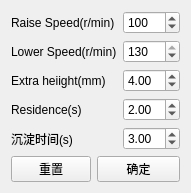
<?xml version="1.0" encoding="UTF-8"?>
<ui version="4.0">
 <class>CyclePrintSetting</class>
 <widget class="QWidget" name="CyclePrintSetting">
  <property name="windowModality">
   <enum>Qt::NonModal</enum>
  </property>
  <property name="geometry">
   <rect>
    <x>0</x>
    <y>0</y>
    <width>186</width>
    <height>187</height>
   </rect>
  </property>
  <property name="maximumSize">
   <size>
    <width>474</width>
    <height>237</height>
   </size>
  </property>
  <property name="focusPolicy">
   <enum>Qt::NoFocus</enum>
  </property>
  <property name="windowTitle">
   <string>打印参数设置</string>
  </property>
  <layout class="QGridLayout" name="gridLayout">
   <item row="0" column="0" colspan="2">
    <widget class="QLabel" name="label">
     <property name="text">
      <string>Raise Speed(r/min)</string>
     </property>
    </widget>
   </item>
   <item row="0" column="2">
    <widget class="QSpinBox" name="spinBoxRaiseSpd1">
     <property name="maximum">
      <number>130</number>
     </property>
     <property name="value">
      <number>100</number>
     </property>
    </widget>
   </item>
   <item row="1" column="0" colspan="2">
    <widget class="QLabel" name="label_2">
     <property name="text">
      <string>Lower Speed(r/min)</string>
     </property>
    </widget>
   </item>
   <item row="1" column="2">
    <widget class="QSpinBox" name="spinBoxLowerSpd1">
     <property name="maximum">
      <number>130</number>
     </property>
     <property name="value">
      <number>130</number>
     </property>
    </widget>
   </item>
   <item row="2" column="0" colspan="2">
    <widget class="QLabel" name="label_5">
     <property name="text">
      <string>Extra heiight(mm)</string>
     </property>
    </widget>
   </item>
   <item row="2" column="2">
    <widget class="QDoubleSpinBox" name="doubleSpinBoxOverlift1">
     <property name="maximum">
      <double>9.000000000000000</double>
     </property>
     <property name="value">
      <double>4.000000000000000</double>
     </property>
    </widget>
   </item>
   <item row="3" column="0" colspan="2">
    <widget class="QLabel" name="label_6">
     <property name="toolTip">
      <string>停留时间</string>
     </property>
     <property name="text">
      <string>Residence(s)</string>
     </property>
    </widget>
   </item>
   <item row="3" column="2">
    <widget class="QDoubleSpinBox" name="doubleSpinBoxBreathe1">
     <property name="maximum">
      <double>60.000000000000000</double>
     </property>
     <property name="value">
      <double>2.000000000000000</double>
     </property>
    </widget>
   </item>
   <item row="4" column="2">
    <widget class="QDoubleSpinBox" name="doubleSpinBoxSettle1">
     <property name="maximum">
      <double>60.000000000000000</double>
     </property>
     <property name="value">
      <double>3.000000000000000</double>
     </property>
    </widget>
   </item>
   <item row="5" column="0">
    <widget class="QPushButton" name="pushButtonRestoreDefaults">
     <property name="text">
      <string>重置</string>
     </property>
    </widget>
   </item>
   <item row="5" column="1" colspan="2">
    <widget class="QPushButton" name="pushButtonOK">
     <property name="text">
      <string>确定</string>
     </property>
    </widget>
   </item>
   <item row="4" column="0" colspan="2">
    <widget class="QLabel" name="label_7">
     <property name="text">
      <string>沉淀时间(s)</string>
     </property>
    </widget>
   </item>
  </layout>
  <zorder>label_7</zorder>
  <zorder>doubleSpinBoxBreathe1</zorder>
  <zorder>doubleSpinBoxOverlift1</zorder>
  <zorder>doubleSpinBoxSettle1</zorder>
  <zorder>spinBoxRaiseSpd1</zorder>
  <zorder>label_6</zorder>
  <zorder>spinBoxLowerSpd1</zorder>
  <zorder>label</zorder>
  <zorder>label_2</zorder>
  <zorder>label_5</zorder>
  <zorder>doubleSpinBoxBreathe1</zorder>
  <zorder>doubleSpinBoxOverlift1</zorder>
  <zorder>doubleSpinBoxSettle1</zorder>
  <zorder>spinBoxRaiseSpd1</zorder>
  <zorder>label_6</zorder>
  <zorder>spinBoxLowerSpd1</zorder>
  <zorder>label</zorder>
  <zorder>label_2</zorder>
  <zorder>label_5</zorder>
 </widget>
 <resources/>
 <connections/>
</ui>
